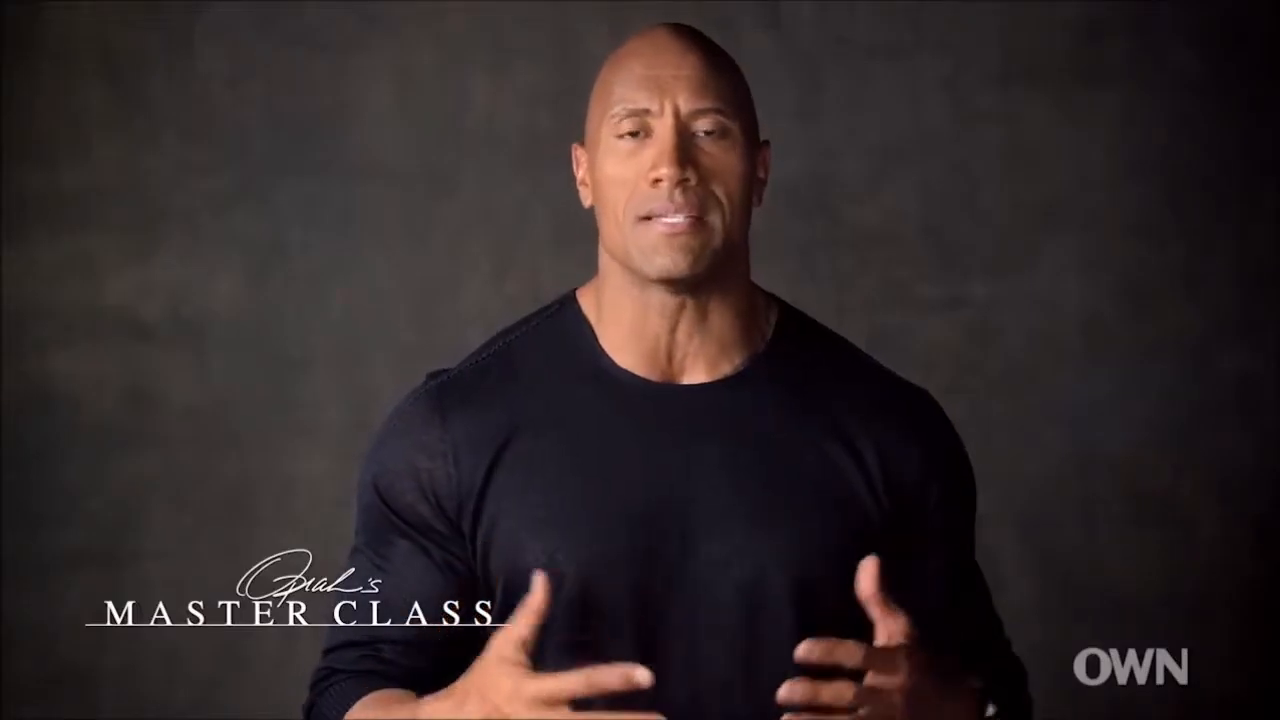
#> input picture frame 137 of Eq_Proyecto_EJ6/Reconocimiento_Facial/Roca.mp4, 1280 x 720 px, given in place of ibai.mp4, which was not available
$ python Capturador.py
#> lines starting #> are read from the running program, lines starting #| are printed output that depends on the picture; pictures that were not available may be replaced by others from this repository, and a replacement may not be noted
import cv2
import os
import imutils

personName = 'ibai'
dataPath = 'C:/Users/diego/Github/Repo_Equipo4/Eq_Proyecto_EJ6/Reconocimiento_Facial/Data'
personPath = dataPath + '/' + personName

if not os.path.exists(personPath):
	print('Carpeta creada: ',personPath)
	os.makedirs(personPath)


cap = cv2.VideoCapture('ibai.mp4')

faceClassif = cv2.CascadeClassifier('haarcascade_frontalface_default.xml')
count = 0

while True:

	ret, frame = cap.read()
#> frame is the input picture: shape (720, 1280, 3); mean B, G, R 40.3, 39.5, 49.4
	if ret == False: break
	frame =  imutils.resize(frame, width=640)
#> frame: shape (360, 640, 3)
	gray = cv2.cvtColor(frame, cv2.COLOR_BGR2GRAY)
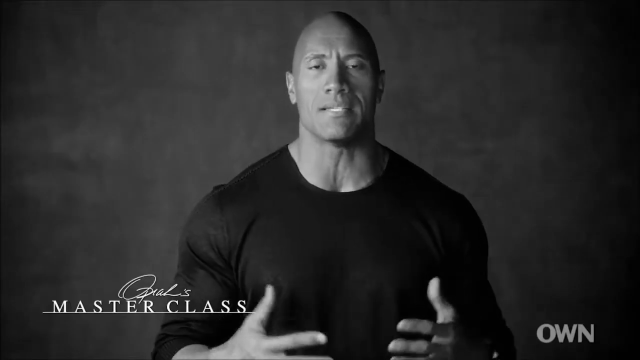
#> gray: shape (360, 640); min 0, max 255, mean 42.6
	auxFrame = frame.copy()

	faces = faceClassif.detectMultiScale(gray,1.3,5)
#> faces = [[288, 30, 94, 94]]

	for (x,y,w,h) in faces:
		cv2.rectangle(frame, (x,y),(x+w,y+h),(0,255,0),2)
		rostro = auxFrame[y:y+h,x:x+w]
		rostro = cv2.resize(rostro,(150,150),interpolation=cv2.INTER_CUBIC)
		cv2.imwrite(personPath + '/rotro_{}.jpg'.format(count),rostro)
		count = count + 1
#> this loop made 1 pass
#> (x, y, w, h, count) on pass 1: (288, 30, 94, 94, 1)
#> pass 1, `rostro = auxFrame[y:y+h,x:x+w]`:
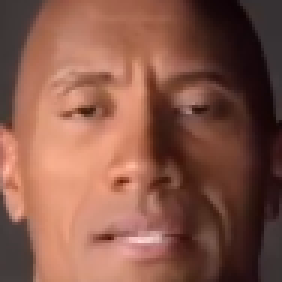
#> rostro: shape (94, 94, 3) (shown 3 times larger); mean B, G, R 72.7, 87.6, 135.1
#> after the loop:
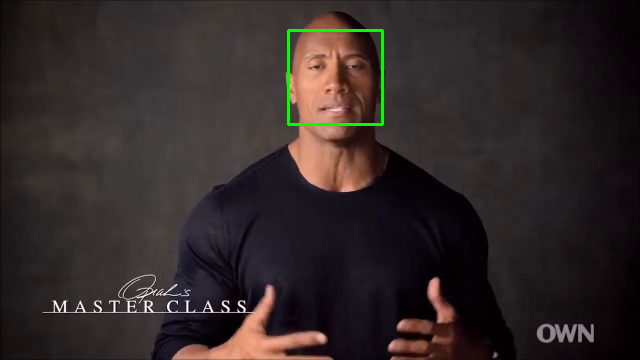
#> frame: shape (360, 640, 3); mean B, G, R 40.1, 40.5, 49
#> after the loop, count = 1
	cv2.imshow('frame',frame)

	k =  cv2.waitKey(1)
#> (key Esc is pressed here)
	if k == 27 or count >= 300:
		break

cap.release()
cv2.destroyAllWindows()
545

$ run again, starting later in the video
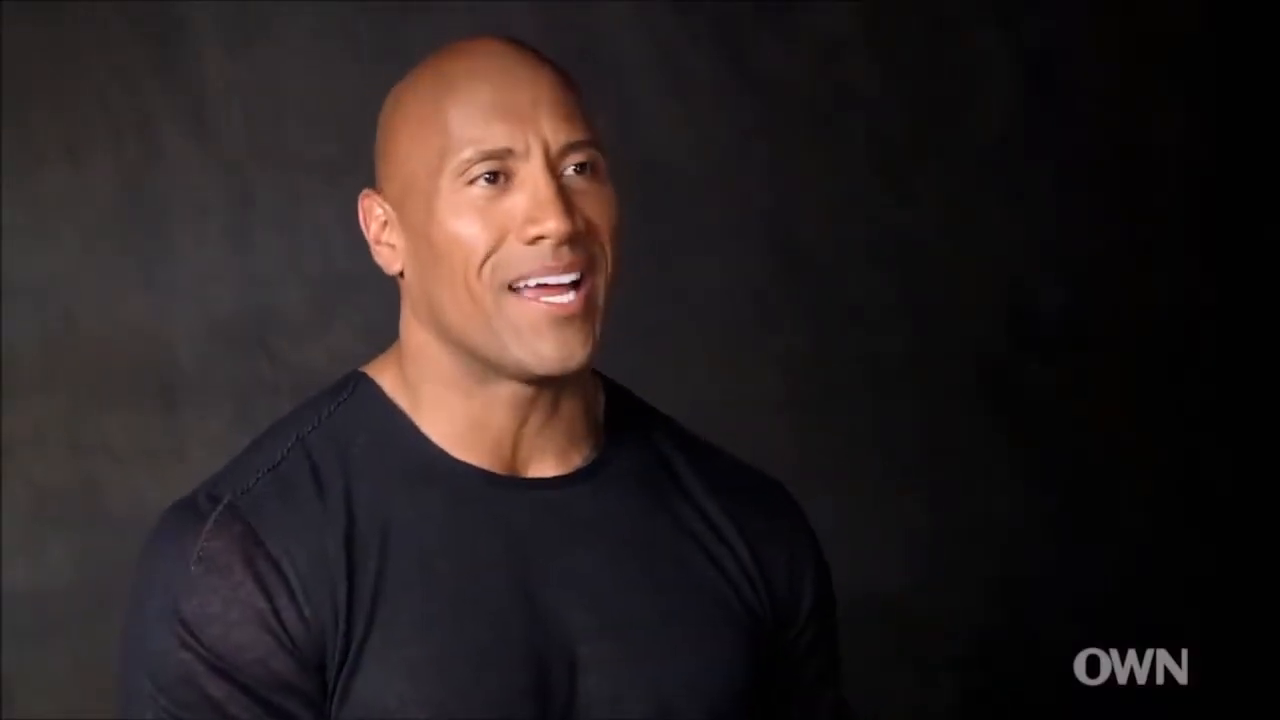
#> input picture frame 620 of Eq_Proyecto_EJ6/Reconocimiento_Facial/Roca.mp4, 1280 x 720 px, given in place of ibai.mp4, which was not available
#> frame is the input picture: shape (720, 1280, 3); mean B, G, R 32.2, 32.2, 40.2
#> faces = [[168, 37, 135, 135]]
#> the loop `for (x,y,w,h) in faces:` made 1 pass
#> (x, y, w, h, count) on pass 1: (168, 37, 135, 135, 1)
#> pass 1, `rostro = auxFrame[y:y+h,x:x+w]`:
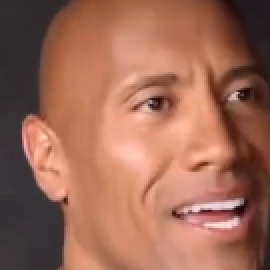
#> rostro: shape (135, 135, 3) (shown 2 times larger); mean B, G, R 85.5, 104.6, 157
#> after the loop `for (x,y,w,h) in faces:`:
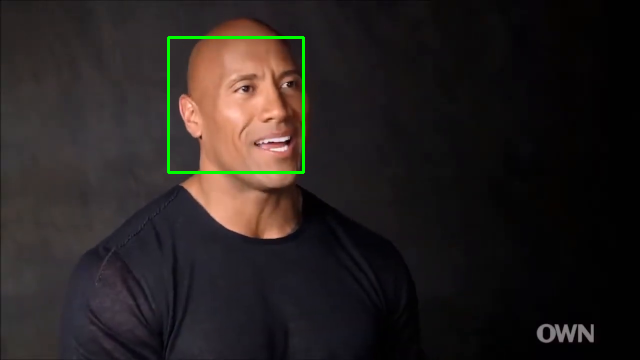
#> frame: shape (360, 640, 3); mean B, G, R 31.9, 33.6, 39.7
#> after the loop `for (x,y,w,h) in faces:`: count = 1

$ run again, starting later in the video
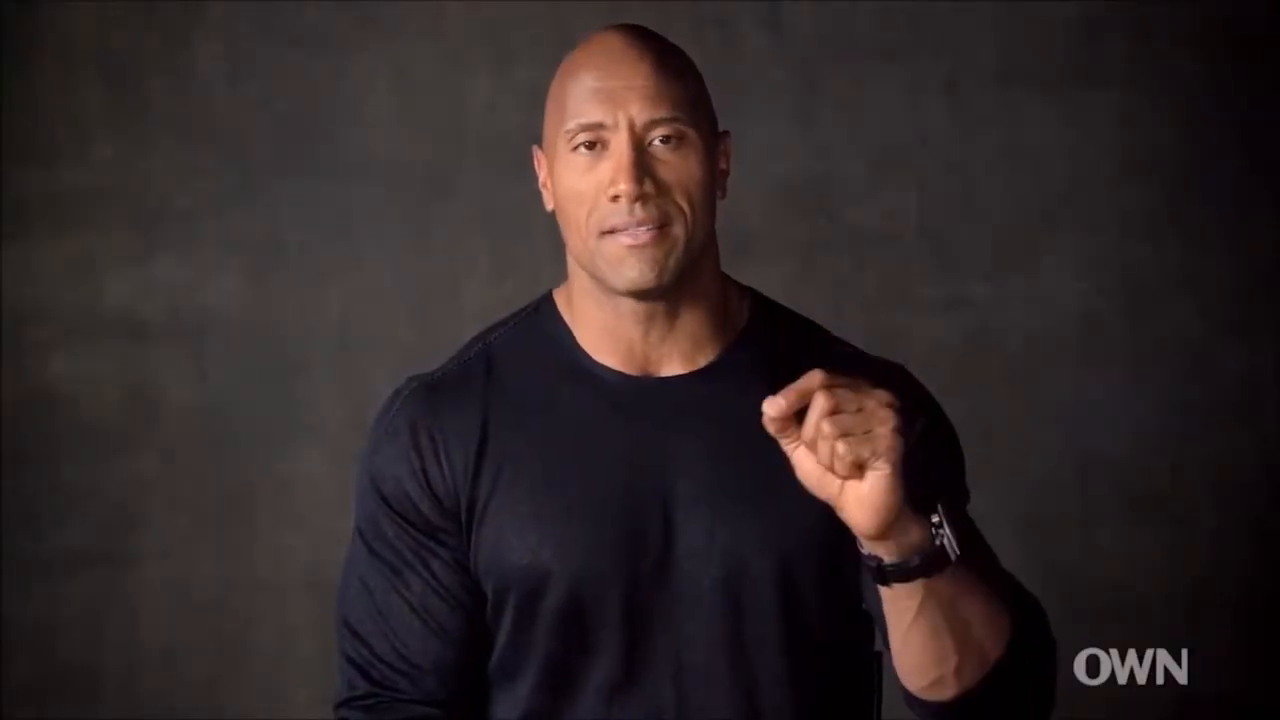
#> input picture frame 1103 of Eq_Proyecto_EJ6/Reconocimiento_Facial/Roca.mp4, 1280 x 720 px, given in place of ibai.mp4, which was not available
#> frame is the input picture: shape (720, 1280, 3); mean B, G, R 39.2, 38.3, 48
#> faces = [[266, 36, 91, 91]]
#> the loop `for (x,y,w,h) in faces:` made 1 pass
#> (x, y, w, h, count) on pass 1: (266, 36, 91, 91, 1)
#> pass 1, `rostro = auxFrame[y:y+h,x:x+w]`:
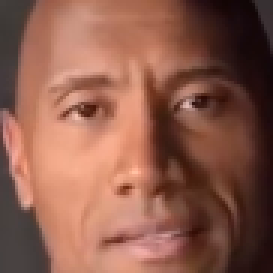
#> rostro: shape (91, 91, 3) (shown 3 times larger); mean B, G, R 76, 91.7, 140.8
#> after the loop `for (x,y,w,h) in faces:`:
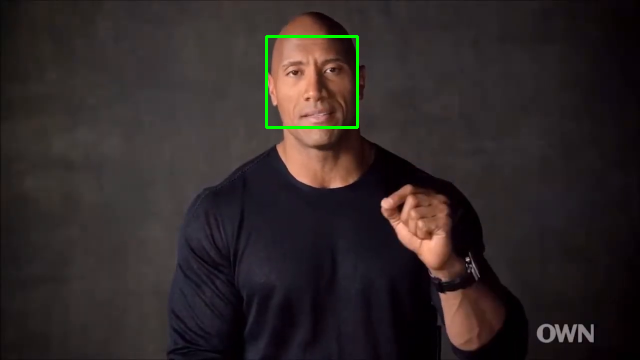
#> frame: shape (360, 640, 3); mean B, G, R 39, 39.3, 47.6
#> after the loop `for (x,y,w,h) in faces:`: count = 1
